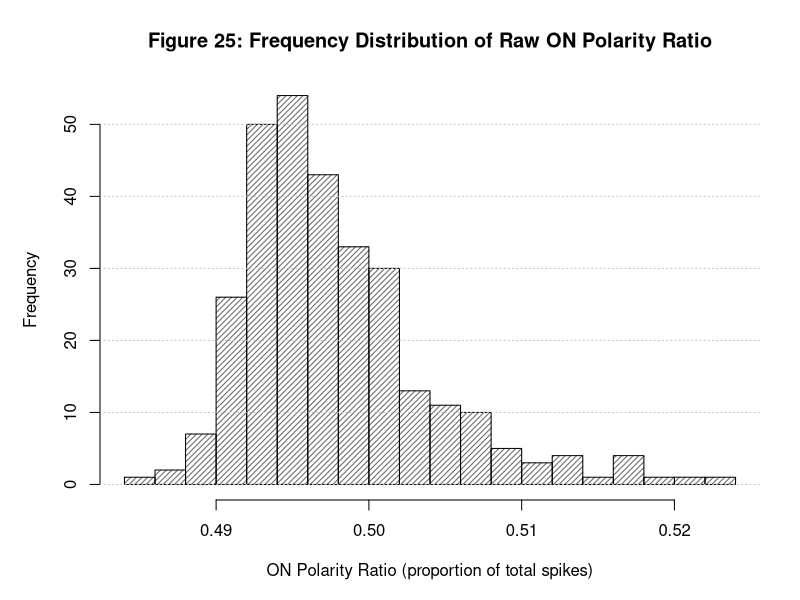

Write the R code that produced this figure.
# =====================================================================
# Figure 25: Distribution of Raw ON Polarity Ratio (Descriptive) - B&W / Print-Optimized
# =====================================================================

dir.create("figures", showWarnings = FALSE)
nmnist_data <- read.csv("nmnist_features.csv")

cat("Generating Figure 25: Histogram of ON Ratio...\n")
png("figures/fig25_on_ratio_hist.png", width = 2400, height = 1800, res = 300)
par(mar = c(5, 5, 4, 2))

hist(nmnist_data$on_ratio, 
     breaks = 25, 
     col = "gray40", 
     density = 25,
     angle = 45,
     border = "black",
     main = "Figure 25: Frequency Distribution of Raw ON Polarity Ratio", 
     xlab = "ON Polarity Ratio (proportion of total spikes)", 
     ylab = "Frequency",
     cex.main = 1.2, cex.lab = 1.0)

grid(nx = NA, ny = NULL, col = "gray75", lty = "dotted")
dev.off()

cat("Successfully generated figures/fig25_on_ratio_hist.png\n")
